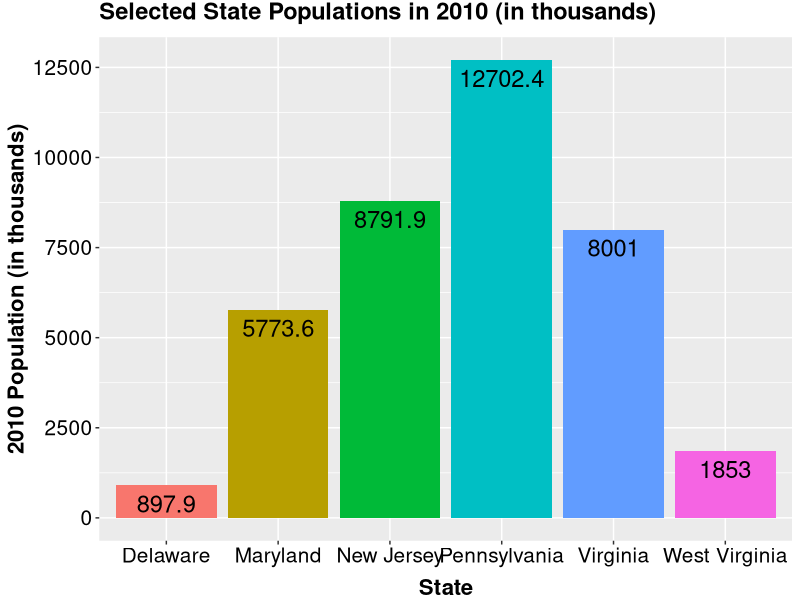

The R source for this figure:
# This script creates a bar graph using (a subset of) 'census_data.csv'.

# A description of 'census_data.csv' can be found in 'census_data_scrape_and_process.R'.
# To avoid an overwhelming plot, I will be using a subset of 'census_data.csv' consisting of
# observations for 6 states (Delaware, Maryland, New Jersey, Pennsylvania, Virginia, 
# and West Virginia) in 2010.

# Load packages.
library(data.table)
library(ggplot2)

# Load data.
census_data = data.table(read.csv('census_data.csv', 
                                  header = T, 
                                  stringsAsFactors = F, 
                                  check.names = F))

#####
# SUBSET/PROCESS DATA.

  # Specify states of interest.
  states = c('Delaware', 'Maryland', 'New Jersey', 'Pennsylvania', 
             'Virginia', 'West Virginia')
  
  # Create data subset (specified above).
  census_subset = census_data[Name %in% states, .(Name, `2010`)]
  
  # Divide population values by 1000 for easier graph viewing.
  census_subset$`2010` = census_subset$`2010` / 1000

#####  
# Plot data.
ggplot(data = census_subset, 
       aes(x = Name, 
           y = `2010`, 
           fill = Name)) + 
  geom_bar(stat = 'identity') + 
  theme(legend.position = 'none') + 
  scale_y_continuous(breaks = seq(0, 12500, 2500)) +
  geom_text(aes(label = round(`2010`, 1)), 
            vjust = 1.5, 
            size = 6) +
  theme(axis.text.x = element_text(color = 'black', 
                                   size = 15), 
        axis.text.y = element_text(color= 'black', 
                                   size = 15),
        axis.title.x = element_text(face = 'bold', 
                                    size = 16, 
                                    vjust = -0.5),
        axis.title.y = element_text(face = 'bold',
                                    size = 16),
        plot.title = element_text(face = 'bold', 
                                  size = 17, 
                                  vjust = 2)) +
  ggtitle('Selected State Populations in 2010 (in thousands)') + 
  xlab('State') + 
  ylab('2010 Population (in thousands)')
